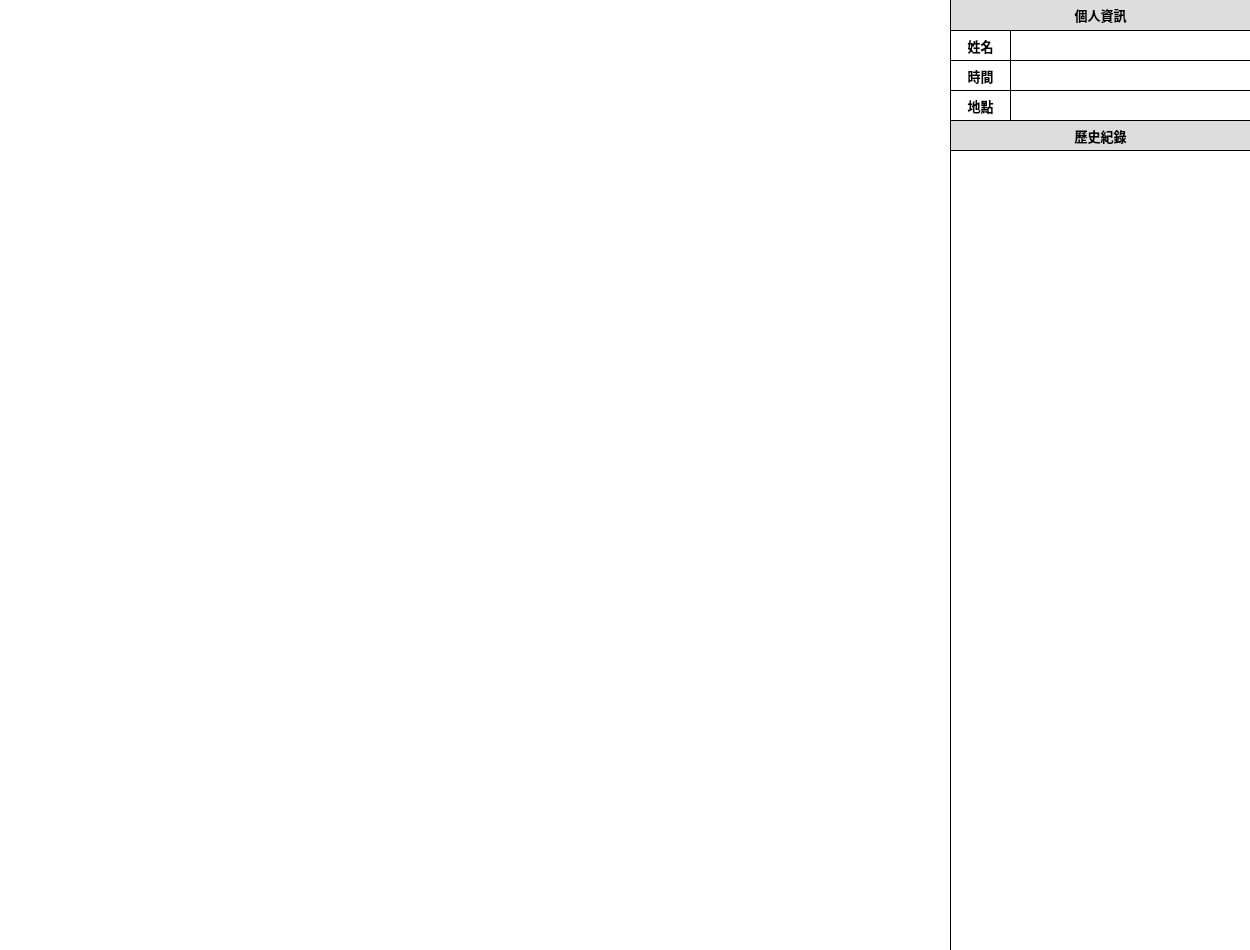
<?xml version="1.0" encoding="UTF-8"?>
<ui version="4.0">
 <class>Form</class>
 <widget class="QWidget" name="Form">
  <property name="geometry">
   <rect>
    <x>0</x>
    <y>0</y>
    <width>1250</width>
    <height>950</height>
   </rect>
  </property>
  <property name="windowTitle">
   <string>Form</string>
  </property>
  <widget class="QLabel" name="frame">
   <property name="geometry">
    <rect>
     <x>0</x>
     <y>0</y>
     <width>951</width>
     <height>951</height>
    </rect>
   </property>
   <property name="styleSheet">
    <string notr="true">background-color: white;</string>
   </property>
   <property name="text">
    <string/>
   </property>
  </widget>
  <widget class="QFrame" name="identity_frame">
   <property name="geometry">
    <rect>
     <x>950</x>
     <y>0</y>
     <width>301</width>
     <height>121</height>
    </rect>
   </property>
   <property name="styleSheet">
    <string notr="true">background-color: white;
border: 1px solid black;</string>
   </property>
   <property name="frameShape">
    <enum>QFrame::StyledPanel</enum>
   </property>
   <property name="frameShadow">
    <enum>QFrame::Plain</enum>
   </property>
   <widget class="QLabel" name="identity_frame_title">
    <property name="geometry">
     <rect>
      <x>0</x>
      <y>-1</y>
      <width>301</width>
      <height>32</height>
     </rect>
    </property>
    <property name="font">
     <font>
      <family>微軟正黑體</family>
      <pointsize>10</pointsize>
      <weight>75</weight>
      <bold>true</bold>
     </font>
    </property>
    <property name="styleSheet">
     <string notr="true">background-color: #DDDDDD;
border: 1px solid black;</string>
    </property>
    <property name="text">
     <string>個人資訊</string>
    </property>
    <property name="textFormat">
     <enum>Qt::PlainText</enum>
    </property>
    <property name="alignment">
     <set>Qt::AlignCenter</set>
    </property>
   </widget>
   <widget class="QFrame" name="name_frame">
    <property name="geometry">
     <rect>
      <x>0</x>
      <y>30</y>
      <width>301</width>
      <height>31</height>
     </rect>
    </property>
    <property name="frameShape">
     <enum>QFrame::StyledPanel</enum>
    </property>
    <property name="frameShadow">
     <enum>QFrame::Raised</enum>
    </property>
    <widget class="QLabel" name="name_title">
     <property name="geometry">
      <rect>
       <x>0</x>
       <y>0</y>
       <width>61</width>
       <height>31</height>
      </rect>
     </property>
     <property name="font">
      <font>
       <family>微軟正黑體</family>
       <pointsize>10</pointsize>
       <weight>75</weight>
       <bold>true</bold>
      </font>
     </property>
     <property name="text">
      <string>姓名</string>
     </property>
     <property name="alignment">
      <set>Qt::AlignCenter</set>
     </property>
    </widget>
    <widget class="QLabel" name="name">
     <property name="geometry">
      <rect>
       <x>60</x>
       <y>0</y>
       <width>241</width>
       <height>31</height>
      </rect>
     </property>
     <property name="font">
      <font>
       <family>微軟正黑體</family>
       <pointsize>10</pointsize>
       <weight>50</weight>
       <bold>false</bold>
      </font>
     </property>
     <property name="text">
      <string/>
     </property>
     <property name="alignment">
      <set>Qt::AlignCenter</set>
     </property>
    </widget>
   </widget>
   <widget class="QFrame" name="time_frame">
    <property name="geometry">
     <rect>
      <x>0</x>
      <y>60</y>
      <width>301</width>
      <height>31</height>
     </rect>
    </property>
    <property name="frameShape">
     <enum>QFrame::StyledPanel</enum>
    </property>
    <property name="frameShadow">
     <enum>QFrame::Raised</enum>
    </property>
    <widget class="QLabel" name="time_title">
     <property name="geometry">
      <rect>
       <x>0</x>
       <y>0</y>
       <width>61</width>
       <height>31</height>
      </rect>
     </property>
     <property name="font">
      <font>
       <family>微軟正黑體</family>
       <pointsize>10</pointsize>
       <weight>75</weight>
       <bold>true</bold>
      </font>
     </property>
     <property name="text">
      <string>時間</string>
     </property>
     <property name="alignment">
      <set>Qt::AlignCenter</set>
     </property>
    </widget>
    <widget class="QLabel" name="time">
     <property name="geometry">
      <rect>
       <x>60</x>
       <y>0</y>
       <width>241</width>
       <height>31</height>
      </rect>
     </property>
     <property name="font">
      <font>
       <family>微軟正黑體</family>
       <pointsize>10</pointsize>
      </font>
     </property>
     <property name="text">
      <string/>
     </property>
     <property name="alignment">
      <set>Qt::AlignCenter</set>
     </property>
    </widget>
   </widget>
   <widget class="QFrame" name="location_frame">
    <property name="geometry">
     <rect>
      <x>0</x>
      <y>90</y>
      <width>301</width>
      <height>31</height>
     </rect>
    </property>
    <property name="frameShape">
     <enum>QFrame::StyledPanel</enum>
    </property>
    <property name="frameShadow">
     <enum>QFrame::Raised</enum>
    </property>
    <widget class="QLabel" name="location_title">
     <property name="geometry">
      <rect>
       <x>0</x>
       <y>0</y>
       <width>61</width>
       <height>31</height>
      </rect>
     </property>
     <property name="font">
      <font>
       <family>微軟正黑體</family>
       <pointsize>10</pointsize>
       <weight>75</weight>
       <bold>true</bold>
      </font>
     </property>
     <property name="text">
      <string>地點</string>
     </property>
     <property name="alignment">
      <set>Qt::AlignCenter</set>
     </property>
    </widget>
    <widget class="QLabel" name="location">
     <property name="geometry">
      <rect>
       <x>60</x>
       <y>0</y>
       <width>241</width>
       <height>31</height>
      </rect>
     </property>
     <property name="font">
      <font>
       <family>微軟正黑體</family>
       <pointsize>10</pointsize>
      </font>
     </property>
     <property name="styleSheet">
      <string notr="true"/>
     </property>
     <property name="text">
      <string/>
     </property>
     <property name="alignment">
      <set>Qt::AlignCenter</set>
     </property>
    </widget>
   </widget>
  </widget>
  <widget class="QFrame" name="records_frame">
   <property name="geometry">
    <rect>
     <x>950</x>
     <y>120</y>
     <width>301</width>
     <height>831</height>
    </rect>
   </property>
   <property name="styleSheet">
    <string notr="true">background-color: white;
border: 1px solid black;</string>
   </property>
   <property name="frameShape">
    <enum>QFrame::StyledPanel</enum>
   </property>
   <property name="frameShadow">
    <enum>QFrame::Raised</enum>
   </property>
   <widget class="QListView" name="records">
    <property name="enabled">
     <bool>true</bool>
    </property>
    <property name="geometry">
     <rect>
      <x>0</x>
      <y>30</y>
      <width>301</width>
      <height>801</height>
     </rect>
    </property>
    <property name="font">
     <font>
      <family>微軟正黑體</family>
      <pointsize>10</pointsize>
      <weight>75</weight>
      <italic>false</italic>
      <bold>true</bold>
     </font>
    </property>
    <property name="styleSheet">
     <string notr="true">background-color: white;
border: 1px solid black;
text-align: center;</string>
    </property>
    <property name="editTriggers">
     <set>QAbstractItemView::NoEditTriggers</set>
    </property>
    <property name="textElideMode">
     <enum>Qt::ElideMiddle</enum>
    </property>
    <property name="flow">
     <enum>QListView::TopToBottom</enum>
    </property>
    <property name="uniformItemSizes">
     <bool>false</bool>
    </property>
    <property name="wordWrap">
     <bool>false</bool>
    </property>
   </widget>
   <widget class="QLabel" name="record_frame_title">
    <property name="geometry">
     <rect>
      <x>0</x>
      <y>0</y>
      <width>301</width>
      <height>31</height>
     </rect>
    </property>
    <property name="font">
     <font>
      <family>微軟正黑體</family>
      <pointsize>10</pointsize>
      <weight>75</weight>
      <bold>true</bold>
     </font>
    </property>
    <property name="styleSheet">
     <string notr="true">background-color: #DDDDDD;
border: 1px solid black;</string>
    </property>
    <property name="text">
     <string>歷史紀錄</string>
    </property>
    <property name="alignment">
     <set>Qt::AlignCenter</set>
    </property>
   </widget>
  </widget>
 </widget>
 <resources/>
 <connections/>
</ui>
